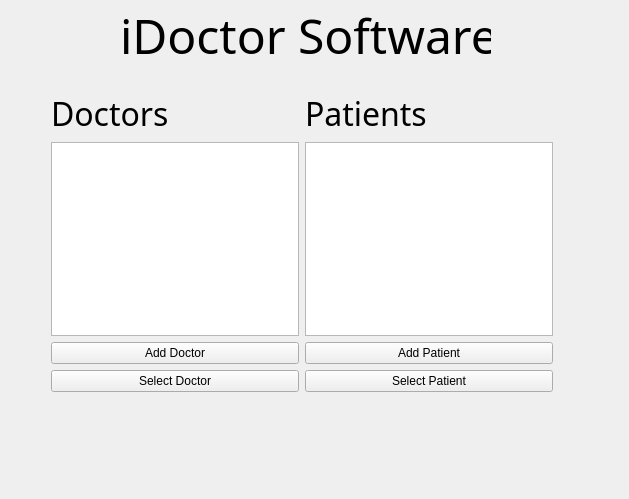
<?xml version="1.0" encoding="UTF-8"?>
<ui version="4.0">
 <class>Widget</class>
 <widget class="QWidget" name="Widget">
  <property name="geometry">
   <rect>
    <x>0</x>
    <y>0</y>
    <width>629</width>
    <height>499</height>
   </rect>
  </property>
  <property name="windowTitle">
   <string>Widget</string>
  </property>
  <widget class="QLabel" name="label">
   <property name="geometry">
    <rect>
     <x>120</x>
     <y>10</y>
     <width>371</width>
     <height>51</height>
    </rect>
   </property>
   <property name="font">
    <font>
     <family>Gill Sans</family>
     <pointsize>36</pointsize>
    </font>
   </property>
   <property name="text">
    <string>iDoctor Software</string>
   </property>
  </widget>
  <widget class="QWidget" name="layoutWidget">
   <property name="geometry">
    <rect>
     <x>40</x>
     <y>80</y>
     <width>524</width>
     <height>323</height>
    </rect>
   </property>
   <layout class="QHBoxLayout" name="horizontalLayout">
    <item>
     <layout class="QVBoxLayout" name="verticalLayout">
      <item>
       <widget class="QLabel" name="label_3">
        <property name="font">
         <font>
          <family>Gill Sans</family>
          <pointsize>24</pointsize>
          <weight>50</weight>
          <bold>false</bold>
         </font>
        </property>
        <property name="text">
         <string>Doctors</string>
        </property>
       </widget>
      </item>
      <item>
       <widget class="QListWidget" name="listWidget_Doctors"/>
      </item>
      <item>
       <widget class="QPushButton" name="button_AddDoctor">
        <property name="text">
         <string>Add Doctor</string>
        </property>
       </widget>
      </item>
      <item>
       <widget class="QPushButton" name="button_SelectDoctor">
        <property name="text">
         <string>Select Doctor</string>
        </property>
       </widget>
      </item>
     </layout>
    </item>
    <item>
     <layout class="QVBoxLayout" name="verticalLayout_2">
      <item>
       <widget class="QLabel" name="label_4">
        <property name="font">
         <font>
          <family>Gill Sans</family>
          <pointsize>24</pointsize>
          <weight>50</weight>
          <bold>false</bold>
         </font>
        </property>
        <property name="text">
         <string>Patients</string>
        </property>
       </widget>
      </item>
      <item>
       <widget class="QListWidget" name="listWidget_Patients"/>
      </item>
      <item>
       <widget class="QPushButton" name="button_AddPatient">
        <property name="text">
         <string>Add Patient</string>
        </property>
       </widget>
      </item>
      <item>
       <widget class="QPushButton" name="button_SelectPatient">
        <property name="text">
         <string>Select Patient</string>
        </property>
       </widget>
      </item>
     </layout>
    </item>
   </layout>
  </widget>
 </widget>
 <layoutdefault spacing="6" margin="11"/>
 <resources/>
 <connections/>
</ui>
